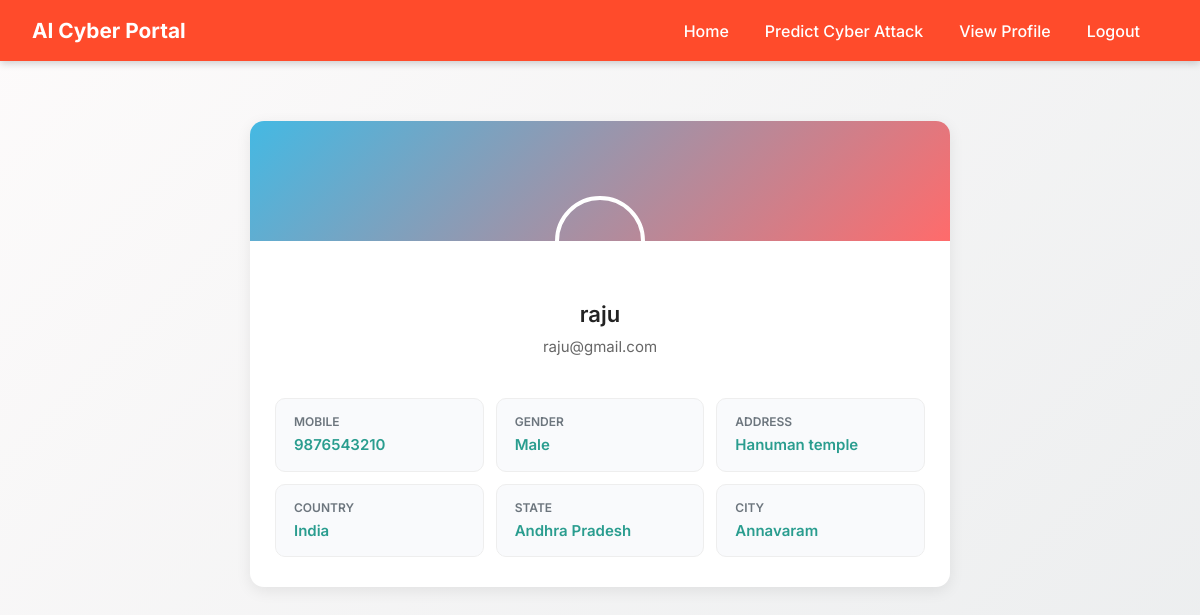
The page /ViewYourProfile/ (signed in) on the database its author committed.
### Remote_User/models.py (models this page shows)
class ClientRegister_Model(models.Model):
    username = models.CharField(max_length=30)
    email = models.EmailField(max_length=30)
    password = models.CharField(max_length=10)
    phoneno = models.CharField(max_length=10)
    country = models.CharField(max_length=20)
    state = models.CharField(max_length=30)
    city = models.CharField(max_length=30)
    gender = models.CharField(max_length=10)
    address = models.CharField(max_length=20)

### Remote_User/views.py (the view)
# urls.py: path('ViewYourProfile/', remoteuser.ViewYourProfile, name="ViewYourProfile"),
def ViewYourProfile(request):
    user = ClientRegister_Model.objects.get(id=request.session['userid'])
    return render(request, 'RUser/ViewYourProfile.html', {'object': user})

### Template/htmls/RUser/ViewYourProfile.html (shortened to what this page needs)
{% extends 'RUser/Header.html' %}
{% block userblock %}
{% load static %}
<body>
    <div class="profile-container">
        <div class="profile-header">
            <div class="profile-pic"></div>
        </div>
        <h2 class="profile-name">{{object.username}}</h2>
        <p class="profile-subtitle">{{object.email}}</p>
        <div class="profile-body">
            <div class="detail-card">
                <div class="detail-label">Mobile</div>
                <div class="detail-value">{{object.phoneno}}</div>
            </div>
            <div class="detail-card">
                <div class="detail-label">Gender</div>
                <div class="detail-value">{{object.gender}}</div>
            </div>
            <div class="detail-card">
                <div class="detail-label">Address</div>
                <div class="detail-value">{{object.address}}</div>
            </div>
            <div class="detail-card">
                <div class="detail-label">Country</div>
                <div class="detail-value">{{object.country}}</div>
            </div>
            <div class="detail-card">
                <div class="detail-label">State</div>
                <div class="detail-value">{{object.state}}</div>
            </div>
            <div class="detail-card">
                <div class="detail-label">City</div>
                <div class="detail-value">{{object.city}}</div>
            </div>
        </div>
    </div>
</body>
{% endblock %}

### Template/htmls/RUser/Header.html (style rules this page uses)
* { margin: 0; padding: 0; box-sizing: border-box; }
html, body { height: 100%; width: 100%; font-family: "Poppins", sans-serif; background: linear-gradient(135deg, #fdfbfb, #ebedee); color: #333; }

### Template/htmls/RUser/ViewYourProfile.html (style rules this page uses)
body { background-color: #f4f6f9; font-family: 'Inter', sans-serif; margin: 0; padding: 0; }
.profile-container { width: 90%; max-width: 700px; margin: 30px auto; background: #fff; border-radius: 14px; overflow: hidden; box-shadow: 0 4px 15px rgba(0, 0, 0, 0.08); transition: all 0.3s ease; }
.profile-header { background: linear-gradient(135deg, #44b9e3, #ff6b6b); height: 120px; position: relative; transition: height 0.3s ease; }
.profile-pic { width: 90px; height: 90px; border-radius: 50%; border: 4px solid #fff; position: absolute; bottom: -45px; left: 50%; transform: translateX(-50%); background: url("https://cdn-icons-png.flaticon.com/512/149/149071.png") no-repeat center/cover; transition: all 0.3s ease; }
.profile-name { text-align: center; margin-top: 60px; font-size: 22px; font-weight: 600; color: #222; word-wrap: break-word; transition: font-size 0.3s ease, margin 0.3s ease; }
.profile-subtitle { text-align: center; font-size: 15px; color: #666; margin-bottom: 20px; word-wrap: break-word; transition: font-size 0.3s ease; }
.profile-body { padding: 20px 25px 30px; display: grid; grid-template-columns: repeat(auto-fit, minmax(200px, 1fr)); gap: 12px; transition: all 0.3s ease; }
.detail-card { background: #f9fafc; border-radius: 10px; padding: 14px 18px; transition: all 0.3s ease; border: 1px solid #eee; word-wrap: break-word; }
.detail-label { font-size: 12px; color: #6c757d; text-transform: uppercase; font-weight: 600; margin-bottom: 3px; }
.detail-value { font-size: 15px; font-weight: 600; color: #2a9d8f; word-break: break-word; }

### rows shown on the page
ClientRegister_Model: username "raju", email "raju@gmail.com", phoneno "9876543210", gender "Male", address "Hanuman temple", country "India", state "Andhra Pradesh", city "Annavaram"
